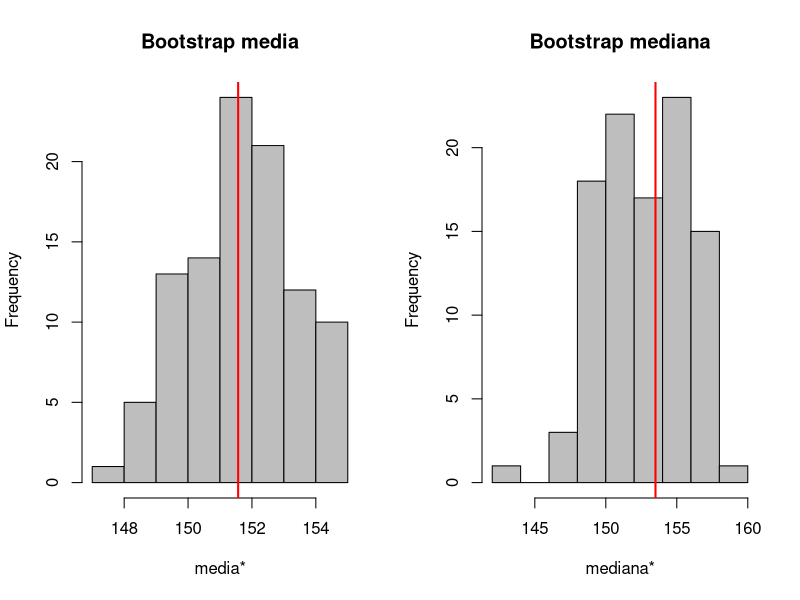
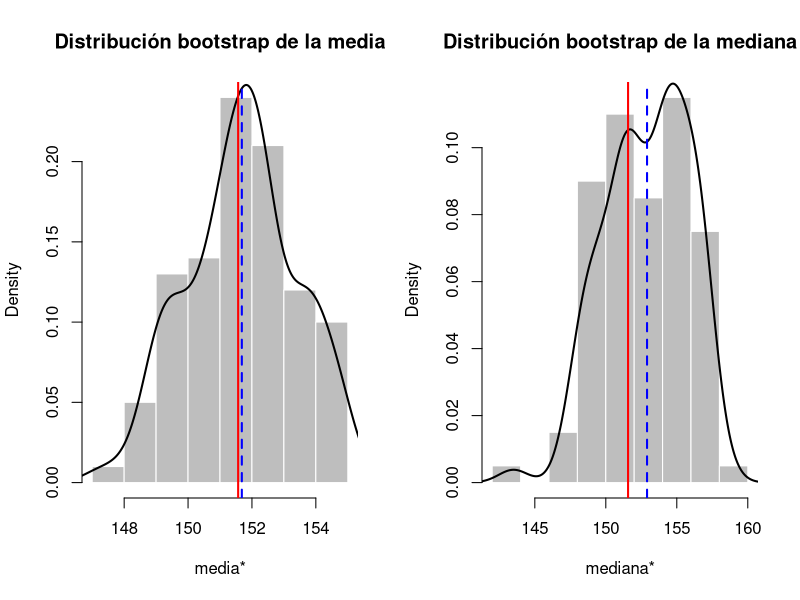
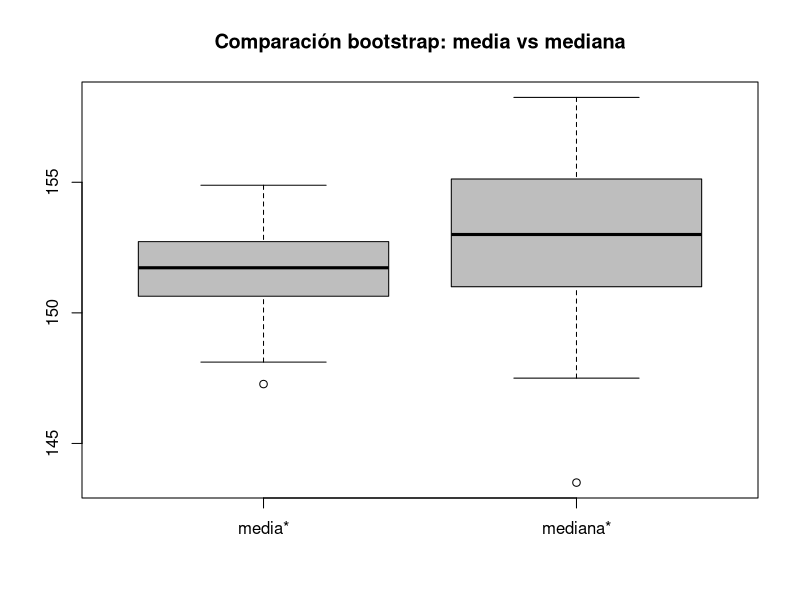
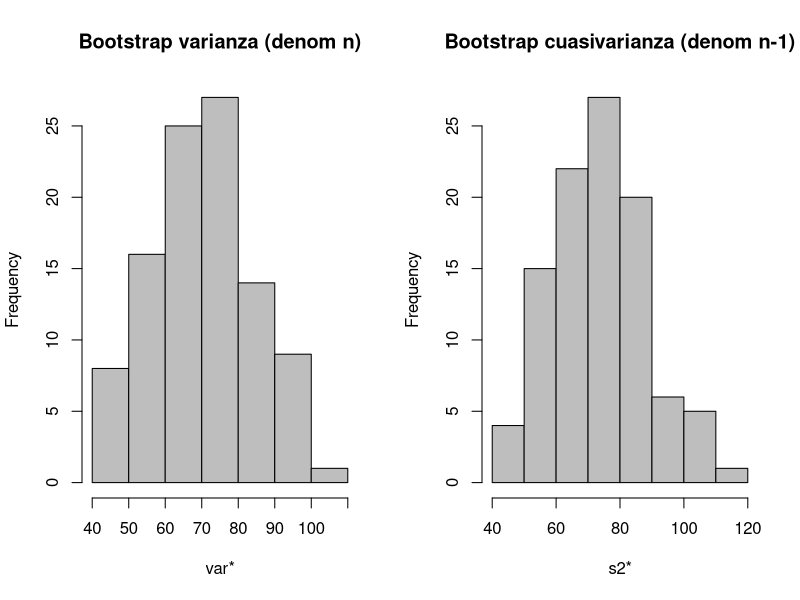
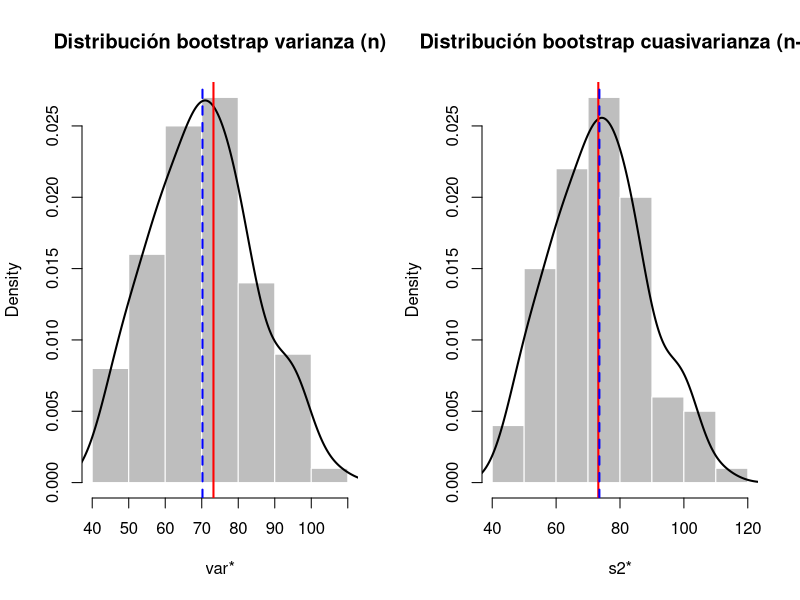
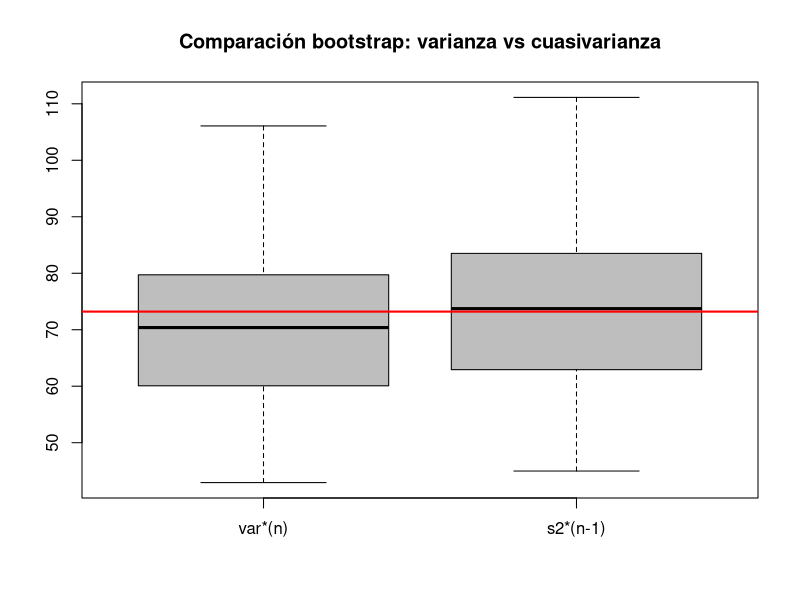

Reproduce these figures in R, in order.
# TEMA 4. EJERCICIO 1
# Datos (22 alturas ordenadas)
class <- c(137,138.5,140,141,142,143.5,145,147,148.5,150,153,154,
           155,156.5,157,158,158.5,159,160.5,161,162,167.5)

n <- length(class)
B <- 100
set.seed(1)

# =========================
# APARTADO A)
# =========================
mediab   <- numeric(B)
medianab <- numeric(B)

# Estadísticos en la muestra original
media_hat   <- mean(class)
mediana_hat <- median(class)

for (b in 1:B){
  classb <- sample(class, replace = TRUE)
  mediab[b]   <- mean(classb)
  medianab[b] <- median(classb)
}

par(mfrow=c(1,2))
hist(mediab,   main="Bootstrap media",   xlab="media*",  col="gray")
abline(v=media_hat, col="red", lwd=2)
hist(medianab, main="Bootstrap mediana", xlab="mediana*",col="gray")
abline(v=mediana_hat, col="red", lwd=2)

# Error estándar bootstrap (SE_boot)
se_media_boot   <- sd(mediab)
se_mediana_boot <- sd(medianab)

se_media_boot
se_mediana_boot

# Referencia: SE teórico aproximado de la media (si fuera i.i.d. y normal-ish)
sd(class)/sqrt(n)

# =========================
# APARTADO B) Sesgo vía bootstrap
# (media muestral y mediana muestral como estimadores de la MEDIA poblacional)
# =========================
# En bootstrap plug-in, la "media poblacional" se aproxima por mean(class)
mu_hat <- mean(class)

bias_media_boot   <- mean(mediab)   - mu_hat
bias_mediana_boot <- mean(medianab) - mu_hat

bias_media_boot
bias_mediana_boot

# (Opcional) también puedes ver el sesgo relativo
bias_media_boot / mu_hat
bias_mediana_boot / mu_hat


# =========================
# APARTADO C) Comparación gráfica de distribuciones (media vs mediana)
# =========================
par(mfrow=c(1,2))

hist(mediab, prob=TRUE, main="Distribución bootstrap de la media",
     xlab="media*", col="gray", border="white")
lines(density(mediab), lwd=2)
abline(v=mu_hat, col="red", lwd=2)         # referencia: mean(class)
abline(v=mean(mediab), col="blue", lwd=2, lty=2)  # centro bootstrap

hist(medianab, prob=TRUE, main="Distribución bootstrap de la mediana",
     xlab="mediana*", col="gray", border="white")
lines(density(medianab), lwd=2)
abline(v=mu_hat, col="red", lwd=2)              # misma referencia (media poblacional)
abline(v=mean(medianab), col="blue", lwd=2, lty=2)

# (Opcional) Boxplot comparativo rápido
par(mfrow=c(1,1))
boxplot(mediab, medianab, names=c("media*", "mediana*"),
        main="Comparación bootstrap: media vs mediana", col="gray")


# =========================
# APARTADO D) (ya lo tenías) + corrección replace
# Varianza (denominador n) y cuasivarianza (denominador n-1)
# =========================

varianza <- function(x){
  # var(x) en R usa (n-1) abajo; esto la convierte a denominador n
  var(x) * (length(x) - 1) / length(x)
}

set.seed(1)
varianzab <- numeric(B)
cuasib    <- numeric(B)

for (b in 1:B){
  classb <- sample(class, replace = TRUE)
  varianzab[b] <- varianza(classb)  # denom n
  cuasib[b]    <- var(classb)       # denom n-1
}

par(mfrow=c(1,2))
hist(varianzab, main="Bootstrap varianza (denom n)", xlab="var*", col="gray")
hist(cuasib,    main="Bootstrap cuasivarianza (denom n-1)", xlab="s2*", col="gray")

# Error estándar bootstrap
se_var_boot   <- sd(varianzab)
se_cuasi_boot <- sd(cuasib)

se_var_boot
se_cuasi_boot


# =========================
# APARTADO E) Sesgo bootstrap (varianza y cuasivarianza) como estimadores de sigma^2
# =========================
# En bootstrap plug-in, la "varianza poblacional" es la varianza con denom n de la muestra original
sigma2_hat <- varianza(class)

bias_var_boot   <- mean(varianzab) - sigma2_hat
bias_cuasi_boot <- mean(cuasib)    - sigma2_hat

bias_var_boot
bias_cuasi_boot

# =========================
# APARTADO F) Comparación gráfica: distribuciones de varianza vs cuasivarianza
# =========================
par(mfrow=c(1,2))

hist(varianzab, prob=TRUE, main="Distribución bootstrap varianza (n)",
     xlab="var*", col="gray", border="white")
lines(density(varianzab), lwd=2)
abline(v=sigma2_hat, col="red", lwd=2)                 # referencia sigma^2 (plug-in)
abline(v=mean(varianzab), col="blue", lwd=2, lty=2)    # centro bootstrap

hist(cuasib, prob=TRUE, main="Distribución bootstrap cuasivarianza (n-1)",
     xlab="s2*", col="gray", border="white")
lines(density(cuasib), lwd=2)
abline(v=sigma2_hat, col="red", lwd=2)                 # misma referencia sigma^2
abline(v=mean(cuasib), col="blue", lwd=2, lty=2)

# Boxplot comparativo
par(mfrow=c(1,1))
boxplot(varianzab, cuasib, names=c("var*(n)", "s2*(n-1)"),
        main="Comparación bootstrap: varianza vs cuasivarianza", col="gray")
abline(h=sigma2_hat, col="red", lwd=2)
